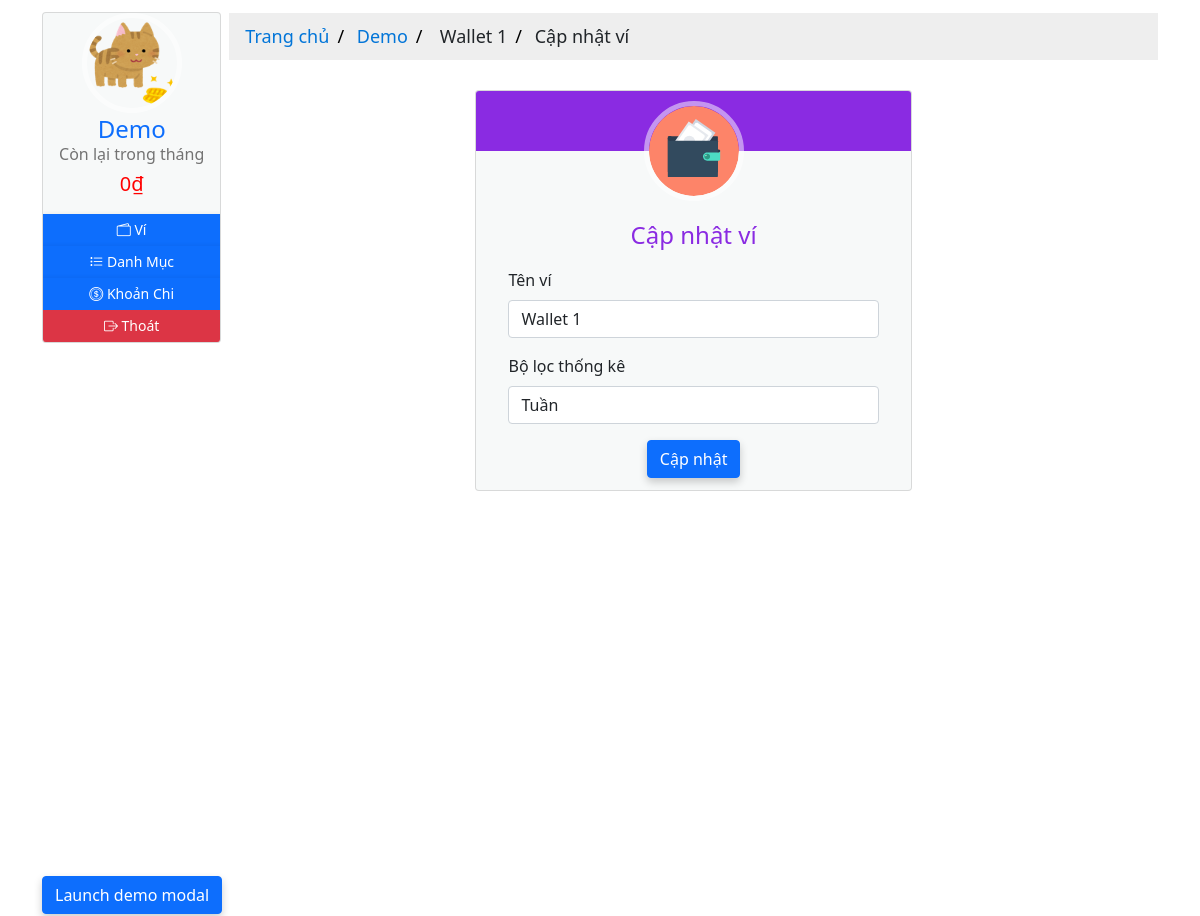
/1/1/update (signed in), run on the app's committed database.
### moneymanagement/models.py (models this page shows, shortened)
class User(db.Model, UserMixin):
  __tablename__ = 'users'
  id = db.Column(db.Integer, primary_key=True)
  email = db.Column(db.String(64), nullable=False, unique=True, index=True)
  username = db.Column(db.String(64), nullable=False, unique=True, index=True)
  password_hash = db.Column(db.String(128))
  profile_image = db.Column(db.String(64), nullable=False, default='df_profile.svg')
  wallets = db.relationship('Wallet', back_populates='owner', lazy='dynamic')
  items = db.relationship('Item', back_populates='users', lazy='dynamic')
  expenditures = db.relationship('Expenditure', back_populates='users', lazy=True)
  money_saving = db.relationship('MoneySaving', back_populates='user', lazy='dynamic')
  def total_expenses_by_date(self, date):
    total = 0
    for wallet in self.wallets:
      if date in wallet.date.strftime('%Y-%m-%d'):
        total += wallet.total_expense_by_date(date)
    return total
  def total_balance_by_date(self, date):
    total = 0
    for wallet in self.wallets:
      total += wallet.total_balance_by_date(date)
    return total
  def rest_balance_by_date(self, date):
    return self.total_balance_by_date(date) - self.total_expenses_by_date(date)

class TrackBalance(db.Model):
  __tablename__ = 'trackbalances'
  id = db.Column(db.Integer, primary_key=True)
  date = db.Column(db.DateTime, nullable=False, unique=True, index=True)
  balance = db.Column(db.Integer, nullable=False, default=0)
  description = db.Column(db.String(128))
  check = db.Column(db.Boolean, default=False)
  wallet_id = db.Column(db.Integer, db.ForeignKey('wallets.id'))
  wallet = db.relationship('Wallet', back_populates='track_balances', uselist=False)

class Wallet(db.Model):
  __tablename__ = 'wallets'
  id = db.Column(db.Integer, primary_key=True)
  name = db.Column(db.String(16), nullable=False)
  date = db.Column(db.DateTime, default=datetime.utcnow())
  filter = db.Column(db.Integer, nullable=False, default=2)
  user_id = db.Column(db.Integer, db.ForeignKey('users.id'))
  owner = db.relationship('User', back_populates='wallets', uselist=False)
  track_balances = db.relationship('TrackBalance', back_populates='wallet', lazy='dynamic')
  items = db.relationship('Item', back_populates='wallet', lazy='dynamic')
  expenditures = db.relationship('Expenditure', back_populates='wallet', lazy='dynamic')
  money_saving = db.relationship('MoneySaving', back_populates='wallet', lazy='dynamic')
  def total_balance_by_date(self, date):
    total = 0
    for track in self.track_balances:
      if date in track.date.strftime('%Y-%m-%d'):
        total += track.balance
    return total

### moneymanagement/wallets/views.py (the view)
@wallets_blueprint.route('/<int:user_id>/<int:wallet_id>/update', methods=['GET', 'POST'])
@login_required
def update(user_id, wallet_id):
  wallet = Wallet.query.get_or_404(wallet_id)
  if wallet.user_id != user_id:
    abort(403)
  form = UpdateWalletForm()
  if form.validate_on_submit():
    wallet.name = form.name.data
    wallet.filter = form.filter.data
    db.session.commit()
    flash('Ví đã được cập nhật!')
    return redirect(url_for('wallets.manage', user_id=user_id, wallet_id=wallet_id))
  elif request.method == 'GET':
    form.name.data = wallet.name
    form.filter.data = wallet.filter
  return render_template('wallets/update.html', form=form, wallet=wallet)

### moneymanagement/wallets/forms.py
class UpdateWalletForm(FlaskForm):
  name = StringField('Wallet Name', validators=[DataRequired(), Length(min=1, max=16)])
  filter = SelectField('Filter', choices=[(1, 'Tuần'), (2, 'Tháng'), (3, 'Năm')], default=2, validators=[DataRequired()])
  submit = SubmitField('Create')

### moneymanagement/__init__.py (called while the page is built)
@app.context_processor
def inject_now():
    return {'now': datetime.utcnow()}

### moneymanagement/models.py (called while the page is built)
@login_manager.user_loader
def load_user(user_id):
  return User.query.get(user_id)

### moneymanagement/wallets/views.py (called while the page is built)
@wallets_blueprint.context_processor
def inject_wallet():
  return {'wallet': Wallet.query.filter_by(user_id=current_user.id).first()}

### moneymanagement/templates/wallets/update.html (shortened to what this page needs)
{% extends 'base-2.html' %}
{%block breadcrumb %}
<div class="content-breadcrumb">
  <ul class="breadcrumb">
    <li>
      <a href="{{ url_for('core.home', user_id=current_user.id) }}"
        >Trang chủ</a
      >
    </li>
    <li><a href="#">{{ current_user.username }}</a></li>
    <li><a href="{{ url_for('users.wallet', user_id=current_user.id) }}"></a> {{ wallet.name }}</li>
    <li>Cập nhật ví</li>
  </ul>
</div>
{% endblock breadcrumb %}
{%block content %}
<div class="content-home">
  <div class="container">
    <div class="row">
      <div class="col-sm-3"></div>
      <div class="col-sm-6">
        <div class="card hovercard">
          <div class="avatar">
            <a href="#">
              <img
                alt=""
                src="{{ url_for('static', filename='icons/wallet-icon.svg') }}"
              />
            </a>
          </div>
          <div class="info">
            <div class="title">
              <p><h4 class="color">Cập nhật ví</h4></p>
            </div>
            <div class="container" align="left">
              <form method="POST">
                <div class="row">
                  <div class="col-sm-12">
                    <label class="form-label" for="name">Tên ví</label>
                    {{form.name(class="form-control") }} {{ render_error(form.name) }}
                  </div>
                </div>
                <div class="row">
                  <div class="col-sm-12">
                    <label class="form-label" for="filter">Bộ lọc thống kê</label>
                    {{form.filter(class="form-control") }} {{ render_error(form.filter) }}
                  </div>
                <div class="col-12 button-center">{{ form.submit(class="btn btn-primary", value="Cập nhật") }}</div>
              </form>
            </div>
          </div>
        </div>
      </div>
    </div>
  </div>
</div>
{% endblock content %}

### moneymanagement/templates/base-2.html (shortened to what this page needs)
{% from "_render_field.html" import render_field, render_error %}
<!DOCTYPE html>
<html lang="en">
  <head>
    <link
      rel="stylesheet"
      type="text/css"
      href="{{ url_for('static', filename='styles/main.css') }}"
    />
    <link
      rel="stylesheet"
      type="text/css"
      href="{{ url_for('static', filename='styles/profile.css') }}"
    />
    <link
      rel="stylesheet"
      type="text/css"
      href="{{ url_for('static', filename='styles/card.css') }}"
    />
    <link
      rel="stylesheet"
      type="text/css"
      href="{{ url_for('static', filename='styles/table.css') }}"
    />
    <link
      rel="stylesheet"
      type="text/css"
      href="{{ url_for('static', filename='styles/pagination.css') }}"
    />
    <link
      rel="stylesheet"
      href="https://cdnjs.cloudflare.com/ajax/libs/font-awesome/4.7.0/css/font-awesome.min.css"
    />
    <link
      rel="stylesheet"
      href="https://cdn.jsdelivr.net/npm/bootstrap-icons@1.7.2/font/bootstrap-icons.css"
    />
    <link
      href="https://cdn.jsdelivr.net/npm/bootstrap@5.1.1/dist/css/bootstrap.min.css"
      rel="stylesheet"
    />
  </head>
  <body>
    <div class="container">
      <div class="row g-2">
        <div class="col-sm-2">
          <div class="card hovercard">
            <div class="avatar-profile">
              <a href="#" data-bs-toggle="modal" data-bs-target="#exampleModal">
                <img
                  alt=""
                  src="{{ url_for('static', filename='profile_pics/' + current_user.profile_image) }}"
                />
              </a>
            </div>
            <div class="info">
              <div class="title">
                <a
                  target="_blank"
                  href="#"
                  data-bs-toggle="modal"
                  data-bs-target="#exampleModal"
                  >{{ current_user.username }}</a
                >
              </div>
              {% block current_balance %}
              <div class="desc"><h6>Còn lại trong tháng</h6></div>
              <div class="desc">
                {% if current_user.rest_balance_by_date(now.strftime('%Y-%m')) >
                (current_user.total_balance_by_date(now.strftime('%Y-%m')) / 2)
                %}
                <h5 style="color: green">
                  {{
                  "{:,.0f}".format(current_user.rest_balance_by_date(now.strftime('%Y-%m')))
                  }}<span>&#8363;</span>
                </h5>
                {%else %}
                <h5 style="color: red">
                  {{
                  "{:,.0f}".format(current_user.rest_balance_by_date(now.strftime('%Y-%m')))
                  }}<span>&#8363;</span>
                </h5>
                {% endif %}
              </div>
              {% endblock current_balance %}
            </div>
            <div
              class="bottom"
              id="none-padding-margin"
              style="text-align: center"
            >
              <div class="title">
                <div class="row g2">
                  <a
                    class="btn btn-primary btn-sm margin btn-icon"
                    href="{{ url_for('users.wallet', user_id=current_user.id) }}"
                  >
                    <i class="bi bi-wallet2"></i><span>&nbsp;Ví</span>
                  </a>
                </div>
              </div>
              <div class="title">
                <div class="row g2" style="text-align: left">
                  <a
                    class="btn btn-primary btn-sm margin btn-icon"
                    href="{{ url_for('users.item', user_id=current_user.id) }}"
                  >
                    <i class="bi bi-list-task"></i><span>&nbsp;Danh Mục</span>
                  </a>
                </div>
              </div>
              <div class="title">
                <div class="row g2" style="text-align: left">
                  <a
                    class="btn btn-primary btn-sm margin btn-icon"
                    href="{{ url_for('users.expense', user_id=current_user.id) }}"
                  >
                    <i class="bi bi-coin"></i><span>&nbsp;Khoản Chi</span>
                  </a>
                </div>
              </div>
              <div class="title">
                <div class="row g2" style="text-align: left">
                  <a
                    class="btn btn-danger btn-sm margin btn-icon"
                    href="{{ url_for('users.logout') }}"
                  >
                    <i class="bi bi-box-arrow-right"></i
                    ><span>&nbsp;Thoát</span>
                  </a>
                </div>
              </div>
            </div>
          </div>
        </div>
        <div class="col-sm-10">
          {% block breadcrumb %}{% endblock breadcrumb %}
          <div
            class="container"
            style="height: 100vh; max-height=fit-content; overflow-y: auto;"
          >
            {% block content %}{% endblock content %}
          </div>
        </div>
      </div>
    </div>
    <button
      type="button"
      class="btn btn-primary"
      data-bs-toggle="modal"
      data-bs-target="#exampleModal"
    >
      Launch demo modal
    </button>
  </body>
</html>

### moneymanagement/static/styles/main.css (style rules this page uses)
.content-breadcrumb { margin: auto; border: none; margin-top: 11px; }
.content-home { margin: auto; width: 100%; box-sizing: content-box; }
.button-center { margin-left: auto; margin-right: auto; text-align: center; }
.card { box-shadow: 0 4px 8px 0 rgba(0, 0, 0, 0.2); transition: 0.3s; }
.container { padding: 2px 16px; }
.btn-primary { box-shadow: 0 4px 8px 0 rgba(0, 0, 0, 0.2); transition: 0.3s; }
body, html { height: 100%; margin: 0; font-family: Arial, Helvetica, sans-serif; }
* { box-sizing: border-box; }

### moneymanagement/static/styles/profile.css (style rules this page uses)
.card { padding-top: 20px; margin: 10px 0 20px 0; background-color: rgba(214, 224, 226, 0.2); border-top-width: 0; border-bottom-width: 2px; -webkit-border-radius: 3px; -moz-border-radius: 3px; border-radius: 3px; -webkit-box-shadow: none; -moz-box-shadow: none; box-shadow: none; -webkit-box-sizing: border-box; -moz-box-sizing: border-box; box-sizing: border-box; }
.card.hovercard { position: relative; padding-top: 0; overflow: hidden; text-align: center; background-color: rgba(214, 224, 226, 0.2); }
.card.hovercard .avatar-profile { top: -50px; }
.card.hovercard .avatar-profile img { width: 100px; height: 100px; max-width: 100px; max-height: 100px; -webkit-border-radius: 50%; -moz-border-radius: 50%; border-radius: 50%; border: 5px solid rgba(255, 255, 255, 0.5); }
.card.hovercard .avatar { position: relative; top: -50px; margin-bottom: -50px; }
.card.hovercard .avatar img { width: 100px; height: 100px; max-width: 100px; max-height: 100px; -webkit-border-radius: 50%; -moz-border-radius: 50%; border-radius: 50%; border: 5px solid rgba(255, 255, 255, 0.5); }
.card.hovercard .info { padding: 4px 8px 10px; }
.card.hovercard .info .title { margin-bottom: 4px; font-size: 24px; line-height: 1; color: #262626; vertical-align: middle; }
.card.hovercard .info .desc { overflow: hidden; font-size: 12px; line-height: 20px; color: #737373; text-overflow: ellipsis; }
.card.hovercard .bottom { padding: 0 20px; margin-bottom: 17px; }
.btn-icon { border-radius: 50%; width: 32px; height: 32px; line-height: 18px; }
a.margin { margin: 0px; }

### moneymanagement/static/styles/card.css (style rules this page uses)
h4.color { color: blueviolet; }
ul.breadcrumb { padding: 10px 16px; list-style: none; background-color: #eee; }
ul.breadcrumb li { display: inline; font-size: 18px; }
ul.breadcrumb li + li:before { padding: 8px; color: black; content: "/\00a0"; }
ul.breadcrumb li a { color: #0275d8; text-decoration: none; }
#none-padding-margin { padding: 0; margin: 0; }

### moneymanagement/static/styles/table.css (style rules this page uses)
body { background: #f9f9f9; font-family: "Roboto", sans-serif; }
a:link { text-decoration: none; }

### data on the page
User: profile_image (picture), username "Demo"
TrackBalance: rest_balance_by_date "0"
Wallet: name "Wallet 1", filter "Tuần"
